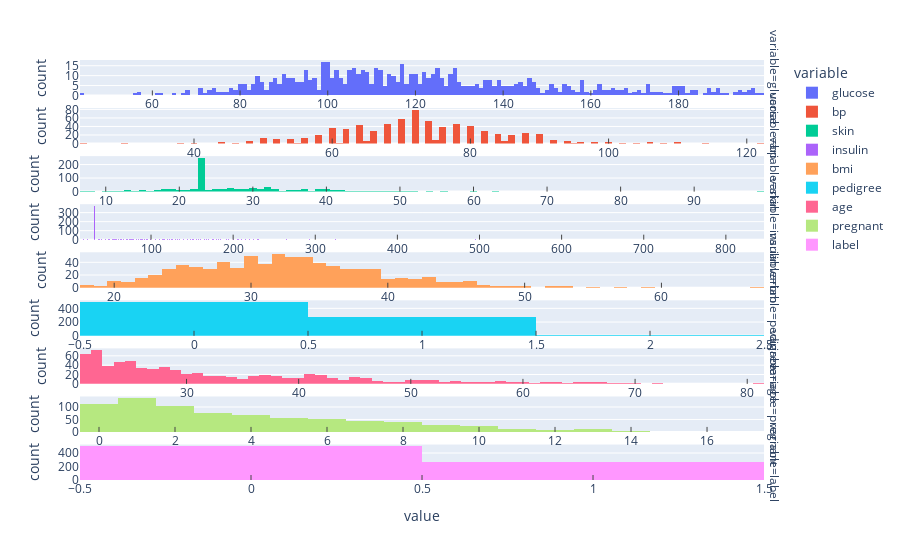

Source (notebook cell):
### Markdown cell above
### Histograms

Another way to try to understand the data is to create histograms of all the variables.
As we briefly discussed, a histogram shows you the count (on the y-axis) of the number of data points that fall into a certain range (also called a bin) of the variable.

It can be very tedious to make a separate plot for each variable when you have many variables.
To simplify this, we will use a special connection between `plotly.express` and `pandas`:

- freestyle `pd.options.plotting.backend = "plotly"`
- Set `fig` to `with dataframe do hist using` a list containing
    - freestyle `facet_row="variable"`
    - freestyle `height=1000`
    - freestyle `nbins=1000`   
- `with fig do update_xaxes using` a list containing
    - freestyle `matches=None`
    - freestyle `ticks="inside"`
    - freestyle `showticklabels=True`
- `with fig do update_yaxes using` a list containing
    - freestyle `matches=None`
- `with fig do show using`

### Code cell
pd.options.plotting.backend = "plotly"
fig = dataframe.hist(facet_row="variable", height=1000, nbins=1000)

fig.update_xaxes(matches=None, ticks="inside", showticklabels=True)

fig.update_yaxes(matches=None)

fig.show()

#<xml xmlns="https://developers.google.com/blockly/xml"><variables><variable id="`MlX9tv$x9^+8hq@.?!W">fig</variable><variable id="-(zD`=)|+6ZJe1eZ)t2_">dataframe</variable></variables><block type="dummyNoOutputCodeBlock" id="E|ns)vc;Wi?YOr8Ufy(j" x="71" y="203"><field name="CODE">pd.options.plotting.backend = "plotly"</field><next><block type="variables_set" id="wu%ug2}gRd7O9pg]p(G4"><field name="VAR" id="`MlX9tv$x9^+8hq@.?!W">fig</field><value name="VALUE"><block type="varDoMethod" id="=$xJ1Gcny@#}HIq,?(,f"><field name="VAR" id="-(zD`=)|+6ZJe1eZ)t2_">dataframe</field><field name="MEMBER">hist</field><data>dataframe:hist</data><value name="INPUT"><block type="lists_create_with" id="XHgg]Z.sB-hC79#BpGxj"><mutation items="3"></mutation><value name="ADD0"><block type="dummyOutputCodeBlock" id="-aF0p%=7e:-oD?ZmB%M$"><field name="CODE">facet_row="variable"</field></block></value><value name="ADD1"><block type="dummyOutputCodeBlock" id="b5}XroqKxH#A}R.Vsxb]"><field name="CODE">height=1000</field></block></value><value name="ADD2"><block type="dummyOutputCodeBlock" id="oBHckb#;Te26c3f*rK|U"><field name="CODE">nbins=1000</field></block></value></block></value></block></value></block></next></block><block type="varDoMethod" id="%Aj5.Z6_a#n[h?@?p-29" x="72" y="333"><field name="VAR" id="`MlX9tv$x9^+8hq@.?!W">fig</field><field name="MEMBER">update_xaxes</field><data>fig:update_xaxes</data><value name="INPUT"><block type="lists_create_with" id="7;-C(L`j}3_(~KvD{a6!"><mutation items="3"></mutation><value name="ADD0"><block type="dummyOutputCodeBlock" id="eKfN8H$q+C,A=u4jq$v{"><field name="CODE">matches=None</field></block></value><value name="ADD1"><block type="dummyOutputCodeBlock" id="PRilS[YM8F:w,Uzcb]d9"><field name="CODE">ticks="inside"</field></block></value><value name="ADD2"><block type="dummyOutputCodeBlock" id="}ax)E=Iq?vK^!0=[%~.H"><field name="CODE">showticklabels=True</field></block></value></block></value></block><block type="varDoMethod" id="n{$e$X/JF#n!PBL8CXbH" x="69" y="432"><field name="VAR" id="`MlX9tv$x9^+8hq@.?!W">fig</field><field name="MEMBER">update_yaxes</field><data>fig:update_yaxes</data><value name="INPUT"><block type="lists_create_with" id="lflFdC.`!ba{.`qcns9s"><mutation items="1"></mutation><value name="ADD0"><block type="dummyOutputCodeBlock" id="8RR}J?XtP0h9DG;9pX/N"><field name="CODE">matches=None</field></block></value></block></value></block><block type="varDoMethod" id=";@HIV`R_u!)-07^GkQa2" x="88" y="528"><field name="VAR" id="`MlX9tv$x9^+8hq@.?!W">fig</field><field name="MEMBER">show</field><data>fig:show</data></block></xml>

### Figure 1 — Plotly figure (JSON) as saved in the notebook; plotly's stock layout.template omitted (floating-point values rounded to 4 significant figures; data arrays with more than 128 entries replaced by an {"elided": "..."} marker saying what was removed)
{"data": [{"alignmentgroup": "True", "bingroup": "x", "hovertemplate": "variable=glucose<br>value=%{x}<br>count=%{y}<extra></extra>", "legendgroup": "glucose", "marker": {"color": "#636efa"}, "name": "glucose", "nbinsx": 1000, "offsetgroup": "glucose", "orientation": "v", "showlegend": true, "type": "histogram", "x": {"elided": "768 int values"}, "xaxis": "x9", "yaxis": "y9"}, {"alignmentgroup": "True", "bingroup": "x", "hovertemplate": "variable=bp<br>value=%{x}<br>count=%{y}<extra></extra>", "legendgroup": "bp", "marker": {"color": "#EF553B"}, "name": "bp", "nbinsx": 1000, "offsetgroup": "bp", "orientation": "v", "showlegend": true, "type": "histogram", "x": {"elided": "768 int values"}, "xaxis": "x8", "yaxis": "y8"}, {"alignmentgroup": "True", "bingroup": "x", "hovertemplate": "variable=skin<br>value=%{x}<br>count=%{y}<extra></extra>", "legendgroup": "skin", "marker": {"color": "#00cc96"}, "name": "skin", "nbinsx": 1000, "offsetgroup": "skin", "orientation": "v", "showlegend": true, "type": "histogram", "x": {"elided": "768 int values"}, "xaxis": "x7", "yaxis": "y7"}, {"alignmentgroup": "True", "bingroup": "x", "hovertemplate": "variable=insulin<br>value=%{x}<br>count=%{y}<extra></extra>", "legendgroup": "insulin", "marker": {"color": "#ab63fa"}, "name": "insulin", "nbinsx": 1000, "offsetgroup": "insulin", "orientation": "v", "showlegend": true, "type": "histogram", "x": {"elided": "768 float values"}, "xaxis": "x6", "yaxis": "y6"}, {"alignmentgroup": "True", "bingroup": "x", "hovertemplate": "variable=bmi<br>value=%{x}<br>count=%{y}<extra></extra>", "legendgroup": "bmi", "marker": {"color": "#FFA15A"}, "name": "bmi", "nbinsx": 1000, "offsetgroup": "bmi", "orientation": "v", "showlegend": true, "type": "histogram", "x": {"elided": "768 float values"}, "xaxis": "x5", "yaxis": "y5"}, {"alignmentgroup": "True", "bingroup": "x", "hovertemplate": "variable=pedigree<br>value=%{x}<br>count=%{y}<extra></extra>", "legendgroup": "pedigree", "marker": {"color": "#19d3f3"}, "name": "pedigree", "nbinsx": 1000, "offsetgroup": "pedigree", "orientation": "v", "showlegend": true, "type": "histogram", "x": {"elided": "768 float values"}, "xaxis": "x4", "yaxis": "y4"}, {"alignmentgroup": "True", "bingroup": "x", "hovertemplate": "variable=age<br>value=%{x}<br>count=%{y}<extra></extra>", "legendgroup": "age", "marker": {"color": "#FF6692"}, "name": "age", "nbinsx": 1000, "offsetgroup": "age", "orientation": "v", "showlegend": true, "type": "histogram", "x": {"elided": "768 int values"}, "xaxis": "x3", "yaxis": "y3"}, {"alignmentgroup": "True", "bingroup": "x", "hovertemplate": "variable=pregnant<br>value=%{x}<br>count=%{y}<extra></extra>", "legendgroup": "pregnant", "marker": {"color": "#B6E880"}, "name": "pregnant", "nbinsx": 1000, "offsetgroup": "pregnant", "orientation": "v", "showlegend": true, "type": "histogram", "x": {"elided": "768 int values"}, "xaxis": "x2", "yaxis": "y2"}, {"alignmentgroup": "True", "bingroup": "x", "hovertemplate": "variable=label<br>value=%{x}<br>count=%{y}<extra></extra>", "legendgroup": "label", "marker": {"color": "#FF97FF"}, "name": "label", "nbinsx": 1000, "offsetgroup": "label", "orientation": "v", "showlegend": true, "type": "histogram", "x": {"elided": "768 int values"}, "xaxis": "x", "yaxis": "y"}], "layout": {"annotations": [{"font": {}, "showarrow": false, "text": "variable=label", "textangle": 90, "x": 0.98, "xanchor": "left", "xref": "paper", "y": 0.04222, "yanchor": "middle", "yref": "paper"}, {"font": {}, "showarrow": false, "text": "variable=pregnant", "textangle": 90, "x": 0.98, "xanchor": "left", "xref": "paper", "y": 0.1567, "yanchor": "middle", "yref": "paper"}, {"font": {}, "showarrow": false, "text": "variable=age", "textangle": 90, "x": 0.98, "xanchor": "left", "xref": "paper", "y": 0.2711, "yanchor": "middle", "yref": "paper"}, {"font": {}, "showarrow": false, "text": "variable=pedigree", "textangle": 90, "x": 0.98, "xanchor": "left", "xref": "paper", "y": 0.3856, "yanchor": "middle", "yref": "paper"}, {"font": {}, "showarrow": false, "text": "variable=bmi", "textangle": 90, "x": 0.98, "xanchor": "left", "xref": "paper", "y": 0.5, "yanchor": "middle", "yref": "paper"}, {"font": {}, "showarrow": false, "text": "variable=insulin", "textangle": 90, "x": 0.98, "xanchor": "left", "xref": "paper", "y": 0.6144, "yanchor": "middle", "yref": "paper"}, {"font": {}, "showarrow": false, "text": "variable=skin", "textangle": 90, "x": 0.98, "xanchor": "left", "xref": "paper", "y": 0.7289, "yanchor": "middle", "yref": "paper"}, {"font": {}, "showarrow": false, "text": "variable=bp", "textangle": 90, "x": 0.98, "xanchor": "left", "xref": "paper", "y": 0.8433, "yanchor": "middle", "yref": "paper"}, {"font": {}, "showarrow": false, "text": "variable=glucose", "textangle": 90, "x": 0.98, "xanchor": "left", "xref": "paper", "y": 0.9578, "yanchor": "middle", "yref": "paper"}], "autosize": true, "barmode": "relative", "legend": {"title": {"text": "variable"}, "tracegroupgap": 0}, "margin": {"t": 60}, "xaxis": {"anchor": "y", "autorange": true, "domain": [0, 0.98], "range": [-0.5, 1.5], "showticklabels": true, "ticks": "inside", "title": {"text": "value"}, "type": "linear"}, "xaxis2": {"anchor": "y2", "autorange": true, "domain": [0, 0.98], "range": [-0.5, 17.5], "showticklabels": true, "ticks": "inside", "type": "linear"}, "xaxis3": {"anchor": "y3", "autorange": true, "domain": [0, 0.98], "range": [20.5, 81.5], "showticklabels": true, "ticks": "inside", "type": "linear"}, "xaxis4": {"anchor": "y4", "autorange": true, "domain": [0, 0.98], "range": [-0.5, 2.5], "showticklabels": true, "ticks": "inside", "type": "linear"}, "xaxis5": {"anchor": "y5", "autorange": true, "domain": [0, 0.98], "range": [17.5, 67.5], "showticklabels": true, "ticks": "inside", "type": "linear"}, "xaxis6": {"anchor": "y6", "autorange": true, "domain": [0, 0.98], "range": [13.5, 846.5], "showticklabels": true, "ticks": "inside", "type": "linear"}, "xaxis7": {"anchor": "y7", "autorange": true, "domain": [0, 0.98], "range": [6.5, 99.5], "showticklabels": true, "ticks": "inside", "type": "linear"}, "xaxis8": {"anchor": "y8", "autorange": true, "domain": [0, 0.98], "range": [23.5, 122.5], "showticklabels": true, "ticks": "inside", "type": "linear"}, "xaxis9": {"anchor": "y9", "autorange": true, "domain": [0, 0.98], "range": [43.5, 199.5], "showticklabels": true, "ticks": "inside", "type": "linear"}, "yaxis": {"anchor": "x", "autorange": true, "domain": [0, 0.08444], "range": [0, 526.3], "title": {"text": "count"}}, "yaxis2": {"anchor": "x2", "autorange": true, "domain": [0.1144, 0.1989], "range": [0, 142.1], "title": {"text": "count"}}, "yaxis3": {"anchor": "x3", "autorange": true, "domain": [0.2289, 0.3133], "range": [0, 75.79], "title": {"text": "count"}}, "yaxis4": {"anchor": "x4", "autorange": true, "domain": [0.3433, 0.4278], "range": [0, 516.8], "title": {"text": "count"}}, "yaxis5": {"anchor": "x5", "autorange": true, "domain": [0.4578, 0.5422], "range": [0, 55.79], "title": {"text": "count"}}, "yaxis6": {"anchor": "x6", "autorange": true, "domain": [0.5722, 0.6567], "range": [0, 393.7], "title": {"text": "count"}}, "yaxis7": {"anchor": "x7", "autorange": true, "domain": [0.6867, 0.7711], "range": [0, 262.1], "title": {"text": "count"}}, "yaxis8": {"anchor": "x8", "autorange": true, "domain": [0.8011, 0.8856], "range": [0, 83.16], "title": {"text": "count"}}, "yaxis9": {"anchor": "x9", "autorange": true, "domain": [0.9156, 1], "range": [0, 17.89], "title": {"text": "count"}}}}
